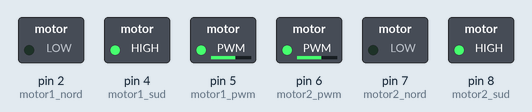
Simulated run of this sketch. Board: Arduino Uno, built with avr-gcc and run on an emulated ATmega328P. Parts: switched loads named in the sketch (green lamp = pin HIGH).

Above: at 0.05 s.
At 4.05 s:
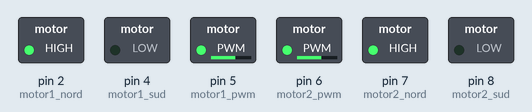
At 8.05 s:
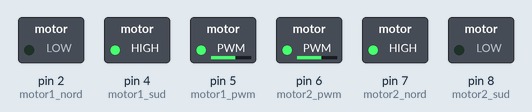
At 12.05 s:
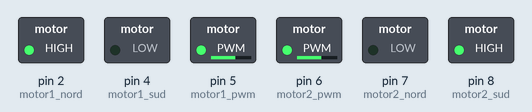
At 15.95 s:
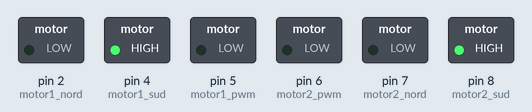
Timing chart, 0 to 20.8 s (numbered marks = the images above):
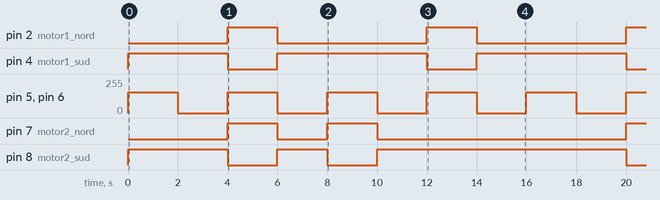

Measured:
- by itself, pin 2 (motor1_nord): alternates HIGH for 2.0 s and LOW for 6.0 s
- by itself, pin 4 (motor1_sud): repeats every 8.0 s: LOW 2.0 s, HIGH 6.0 s
- by itself, pin 5 (motor1_pwm), pin 6 (motor2_pwm): alternates 155/255 for 2.0 s and 0/255 for 2.0 s
- by itself, pin 7 (motor2_nord): repeats every 16.0 s: LOW 2.0 s, HIGH 2.0 s, LOW 10.0 s, HIGH 2.0 s
- by itself, pin 8 (motor2_sud): repeats every 16.0 s: LOW 2.0 s, HIGH 2.0 s, LOW 2.0 s, HIGH 10.0 s

The sketch:

L293D.ino
```cpp
// (licence header left out)
// Code :

// Pin affecter au Moteur 1

int motor1_pwm = 5 ;
int motor1_nord = 2 ;
int motor1_sud = 4 ;

// pin affecter au Moteur 2

int motor2_pwm = 6 ;
int motor2_nord = 7 ;
int motor2_sud = 8 ;

void setup(){

  // configuration des pins de l'arduino en mode input ou output

  pinMode(motor1_pwm, OUTPUT);
  pinMode(motor1_nord, OUTPUT);
  pinMode(motor1_sud, OUTPUT);

  pinMode(motor2_pwm, OUTPUT);
  pinMode(motor2_nord, OUTPUT);
  pinMode(motor2_sud, OUTPUT);


}

void loop(){

  //rotation des 2 moteurs dans le même sense et attente de 2 secondes

  motor1_control(155, false);
  motor2_control(155,false);
  delay(2000);

  //arrêt des 2 moteurs durant 2 secondes

  motor1_control(0, false);
  motor2_control(0,false);
  delay(2000);

  //inverssion

  motor1_control(155, true);
  motor2_control(155,true);
  delay(2000);

  //arrêt

  motor1_control(0, false);
  motor2_control(0,false);
  delay(2000);

  // rotation des deux moteurs dans des senses inverse

  motor1_control(155, false);
  motor2_control(155, true);
  delay(2000);

  // arrêt

  motor1_control(0, false);
  motor2_control(0,false);
  delay(2000);

  //inverssion

  motor1_control(155, true);
  motor2_control(155,false);
  delay(2000);

  // arrêt

  motor1_control(0, false);
  motor2_control(0,false);
  delay(2000);


}

//Fonction de control moteur 1


void motor1_control(int speed, boolean reverse){

  digitalWrite(motor1_nord, reverse);
  digitalWrite(motor1_sud, !reverse);
  analogWrite(motor1_pwm, speed);

}

//fonction de control moteur 2

void motor2_control(int speed, boolean reverse){

  digitalWrite(motor2_nord, reverse);
  digitalWrite(motor2_sud, !reverse);
  analogWrite(motor2_pwm, speed);

}
```
